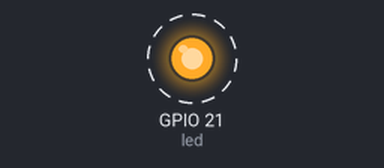
A sketch run on a simulated ESP32. Parts: output pins drawn as LEDs (lit = HIGH). Dashed ring = blinking.

Above: at 0.5 s.
Timing chart, 0 to 4.6 s (numbered marks = the images above):
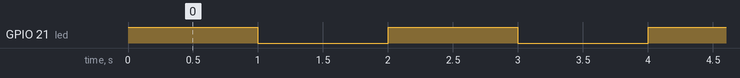

The sketch:

Blink_X_NODE.ino
```cpp
/*
  Blink

  Turns an LED on for one second, then off for one second, repeatedly.

  Written by Gustavo Reynaga @gsreynaga, public domain

  For:  X-NODE MCU WIFI BLE (ESP32-WROOM-32)

  Notas	          ESP32 |  Pin        Mikro BUS       Pin	 |  ESP32   Notas
  Analógico	      IO32  |  AN     1	  AN    PWM	  16	PWM  |	IO33    PWM
  Reset	          RST   |  RST    2	  RST	  INT	  15	INT	 |  IO26    Interrupción
  SPI Chip Select	IO2   |  CS	    3	  CS	  RX	  14	RX	 |  IO16    UART Receptor
  SPI Clock	      IO18  |  SCK    4	  SCK	  TX	  13	TX	 |  IO17    UART Transmisor
  SPI Data Out	  IO19  |  MISO   5	  MISO	SCL	  12	SCL	 |  IO22    I2C Clock
  SPI Data In	    IO23  |  MOSI   6	  MOSI	SDA	  11	SDA	 |  IO21    I2C Data
  Voltaje	        3V3	  |  3V3    7	  3.3V	5V	  10	5V	 |  5V      Voltaje
  GND	            GND	  |  GND    8	  GND	  GND	  9	  GND	 |  GND     GND
  LED (POWER)     IO4

*/


int led = 21;

// the setup function runs once when you press reset or power the board
void setup() {
  // initialize digital pin LED_BUILTIN as an output.
  pinMode(led, OUTPUT);
}

// the loop function runs over and over again forever
void loop() {
  digitalWrite(led, HIGH);  // turn the LED on (HIGH is the voltage level)
  delay(1000);                      // wait for a second
  digitalWrite(led, LOW);   // turn the LED off by making the voltage LOW
  delay(1000);                      // wait for a second
}
```

Measured:
- by itself, GPIO 21 (led): alternates HIGH for 1.0 s and LOW for 1.0 s
